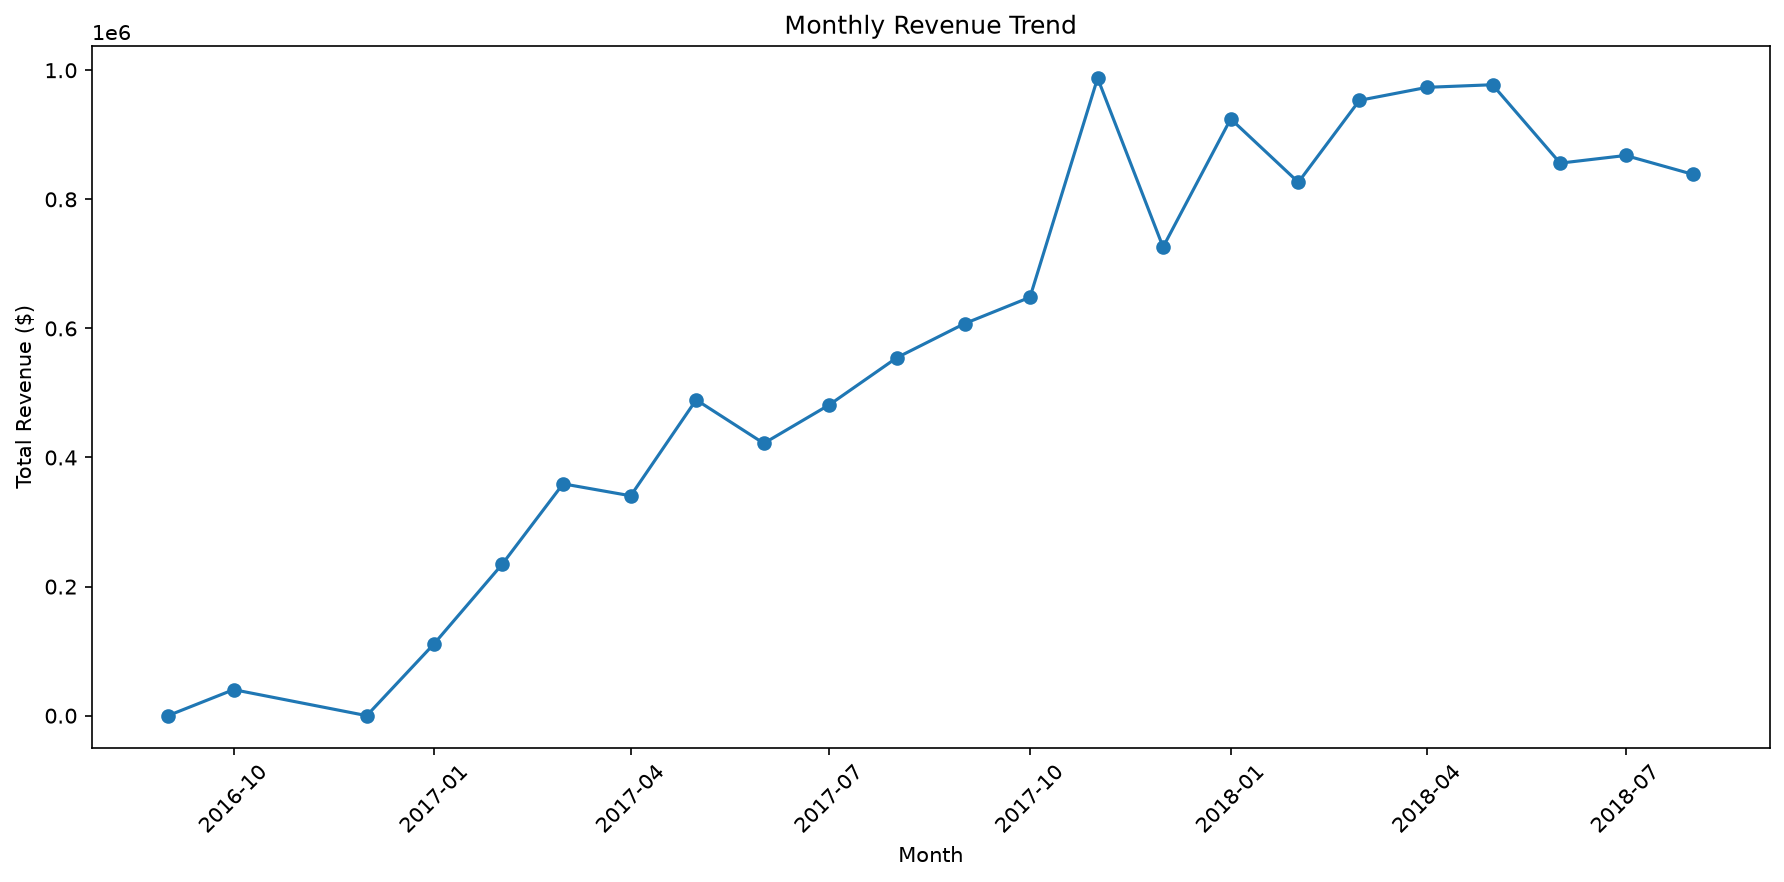

Write Python code to recreate this figure.
import pandas as pd
from sqlalchemy import create_engine
import matplotlib.pyplot as plt
import os
from dotenv import load_dotenv

load_dotenv()
db_password = os.getenv("DB_PASSWORD")

engine = create_engine(f"postgresql+psycopg2://postgres:{db_password}@localhost:5432/olist_analytics")

revenue_query = """
SELECT 
	DATE_TRUNC('month', o.order_purchase_timestamp) AS order_month,
	SUM(oi.price) AS total_revenue
FROM orders AS o
INNER JOIN order_items AS oi
	ON o.order_id = oi.order_id
WHERE o.order_status = 'delivered'
GROUP BY order_month
ORDER BY order_month;
"""

revenue_df = pd.read_sql(revenue_query, engine)

plt.figure(figsize=(12, 6))
plt.plot(revenue_df["order_month"], revenue_df["total_revenue"], marker="o")
plt.xlabel("Month")
plt.ylabel("Total Revenue ($)")
plt.title("Monthly Revenue Trend")
plt.xticks(rotation=45)
plt.tight_layout()
plt.savefig("revenue_trend.png", dpi=150, bbox_inches="tight")
plt.show()
